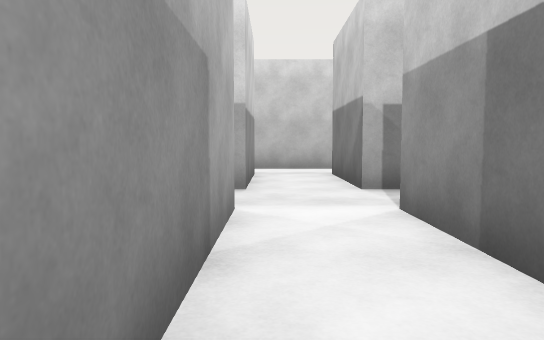
[1] (above)

14 first-person views from a walk through a 3-D level made in the Unity game engine. The camera is 1.2 m above the floor, tilts 4° down and sees 70° across. The floor is counted in squares, 2 m on a side. Each view is taken from the middle of a square. On the plan, view 1 faces up. The plan holds only what a view shows up to about 11 squares ahead; the rest is blank. The place goes on beyond the plan. The player is left out.

[2]
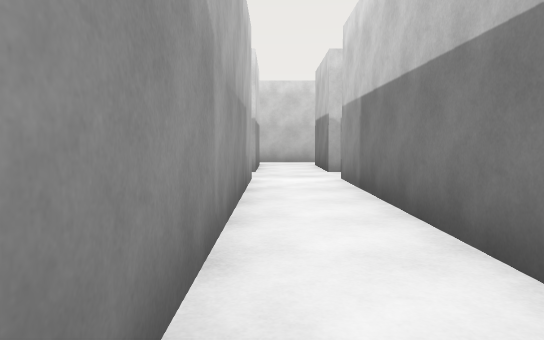

[3]
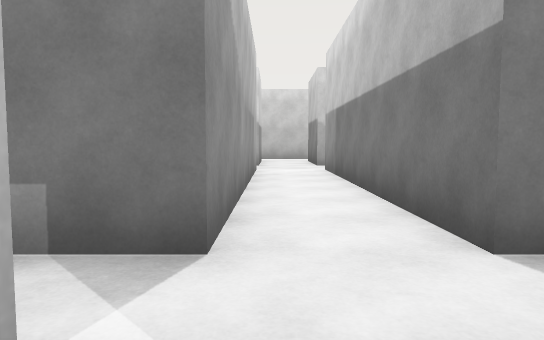

[4]
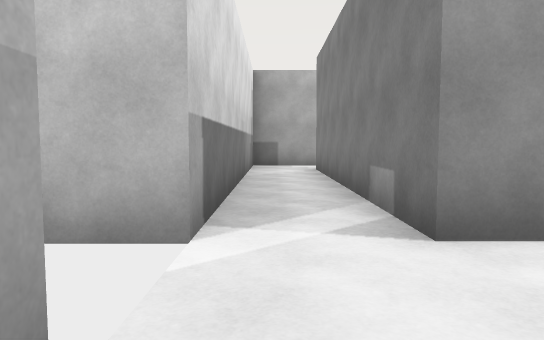

[5]
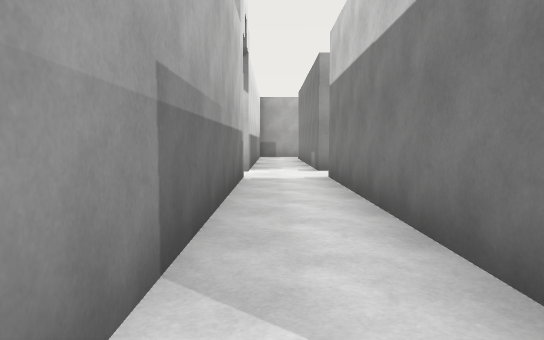

[6]
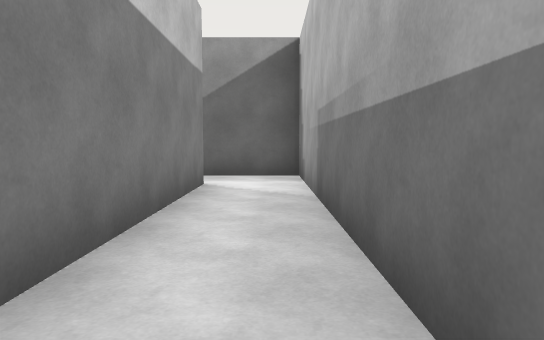

[7]
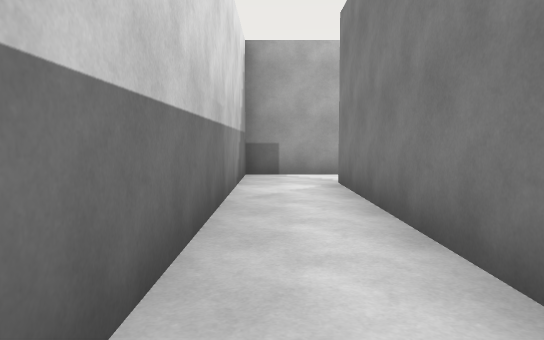

[8]
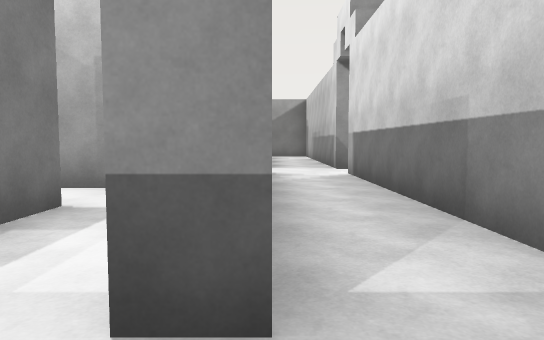

[9]
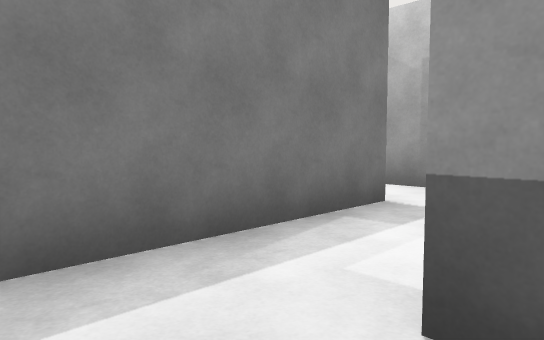

[10]
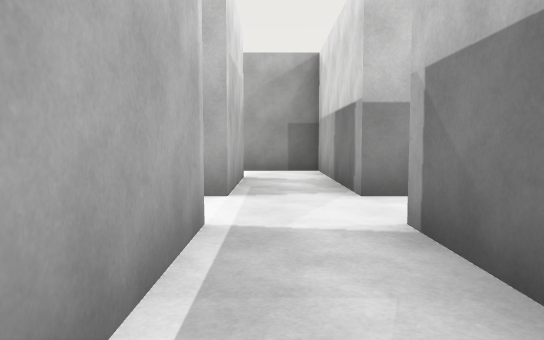

[11]
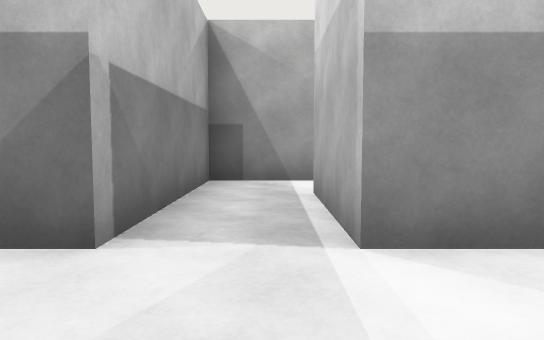

[12]
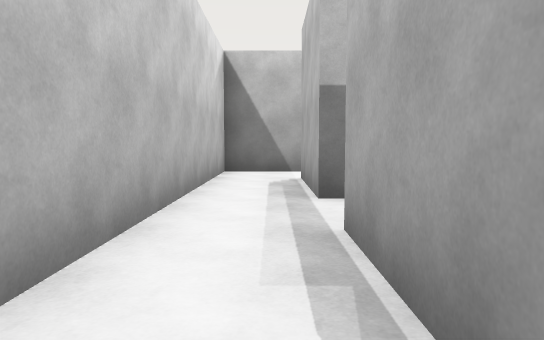

[13]
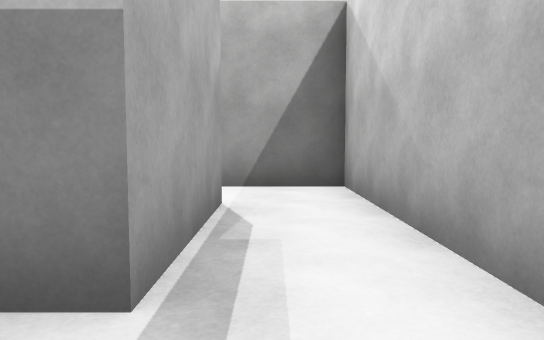

[14]
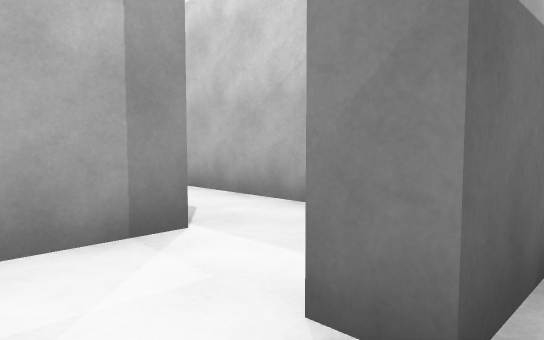

### Floor plan
Key: @ floor where view 1 was taken; # wall or solid block; . floor.
Columns run from 9 left of view 1 to 9 right of it. Each row starts with its distance up from view 1.
  9     ###########
  8     #.........#.
  7     #..##..##.#.
  6        ##..##...
  5     #####..####
  4     #.........#
  3     #  ##.###.#
  2         #.#
  1         #.#
  0       # #@#
 -1  ####.# #.#
 -2  .... # #.##
 -3 #..######..######.#
 -4 #.................#
 -5 #########..########

Positions as (right, up) in squares from view 1, and headings:
1: (0, 0), facing up
2: (0, -3), facing up
3: (0, -5), facing up
4: (2, -4), facing left
5: (8, -4), facing left
6: (2, -4), facing right
7: (-1, -4), facing left
8: (-8, -3), facing right
9: (-8, -3), facing up-right
10: (4, 4), facing left
11: (-1, 4), facing right
12: (-3, 8), facing right
13: (1, 8), facing left
14: (6, 6), facing up-left
